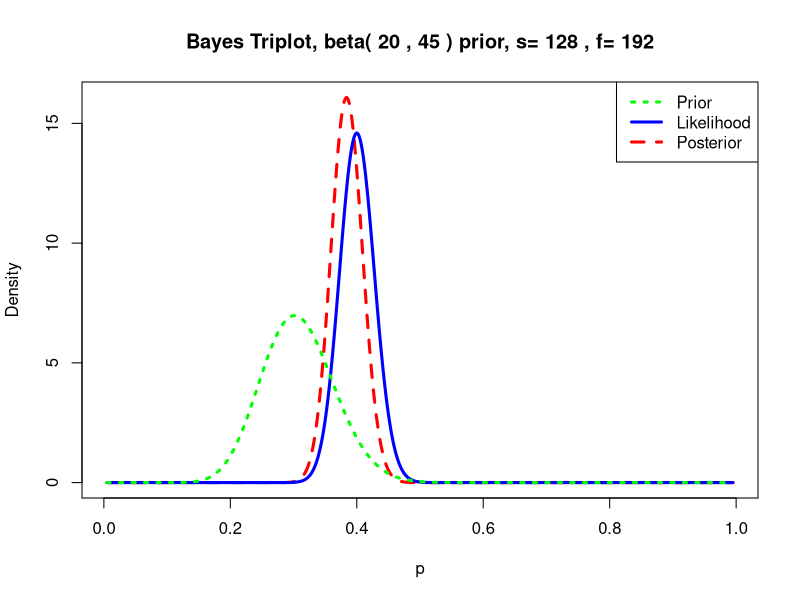
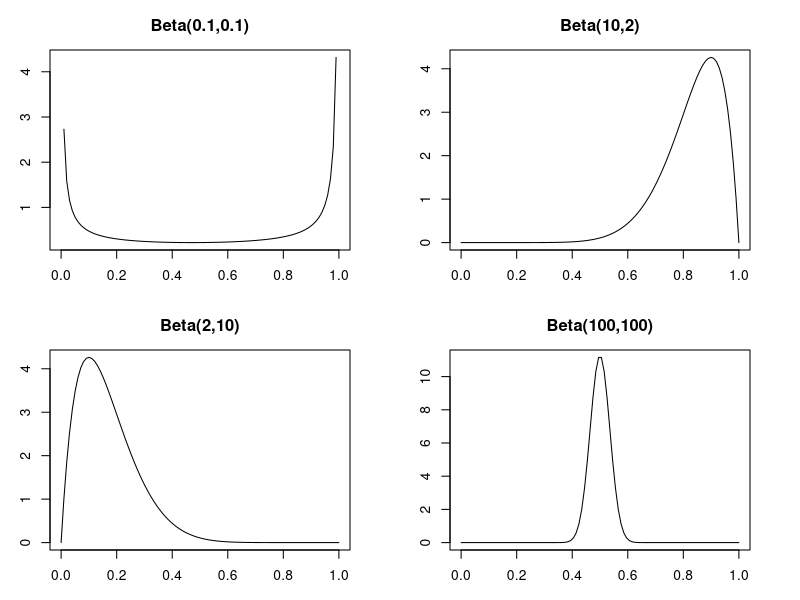

R code for these plots, in order: (Note: this script raises an error after producing the figures.)
library("stats")


help(binom.test)

binom.test(128, 320, p = 0.5, alternative = "less", conf.level = 0.95)

help(pbeta)

pbeta(.5, 148 , 237 , lower.tail = FALSE)

pbeta(.5, 148 , 237 , lower.tail = TRUE)


help(qbeta)

qbeta(c(0.025, 0.975), 148 ,237)

qbeta(c(0.025, 0.975), 129, 193)

library("LearnBayes")
pbetap(c(129, 193), 25, 6)

l <- pbetap(c(129, 193), 25, 0:25)
print(l)

df <- data.frame("y" = 0:25, "Prob"=l)

df <- df[order(-df$Prob), ]
df$CumSum <- cumsum(df$Prob)

triplot(c(20,45), c(128,192))

p = seq(0,1, length=100)
# par(mfrow = c(5, 3), mai = c(0.5, 0.65, 0.2, 0.05))

par(mfrow = c(2,2), mai = c(0.5, 0.5, 0.5, 0.5))
plot(p, dbeta(p, 0.2, 0.1), ylab="density", type ="l", col="black",
     main = "Beta(0.1,0.1)", xlab = "")
plot(p, dbeta(p, 10, 2), ylab="density", type ="l", col="black",
     main = "Beta(10,2)", xlab = "")
plot(p, dbeta(p, 2, 10), ylab="density", type ="l", col="black",
     main = "Beta(2,10)", xlab = "")
plot(p, dbeta(p, 100, 100), ylab="density", type ="l", col="black",
     main = "Beta(100,100)", xlab = "")



qbeta(c(0.01, 0.99), 25 ,40)

pbeta(.5, 25 , 40 )#  , lower.tail = FALSE)

pbetap(c())
